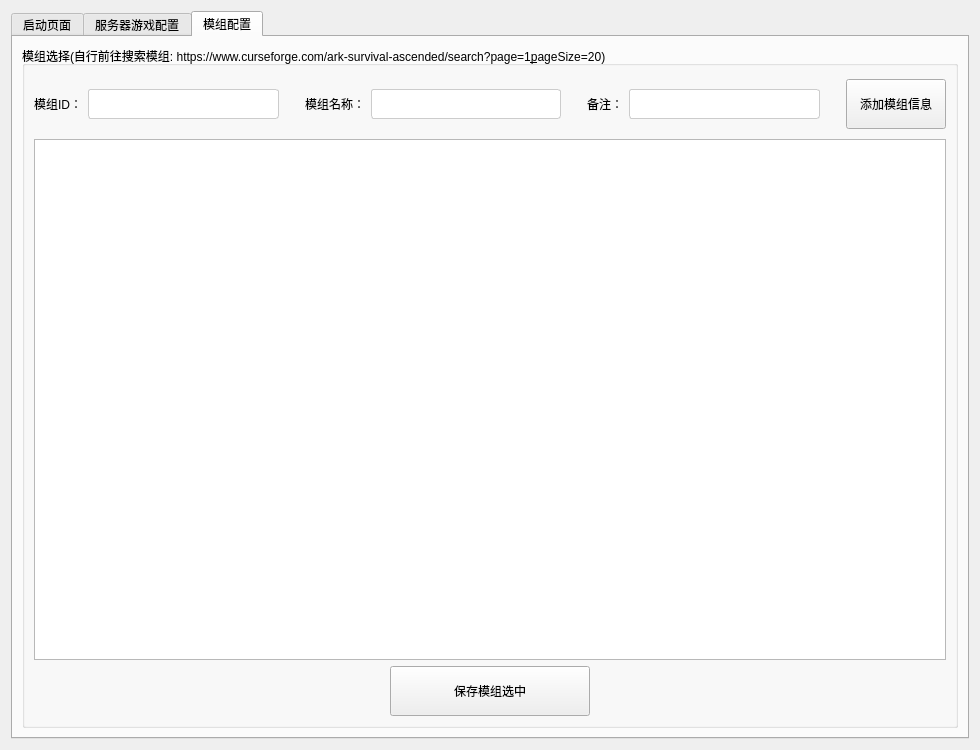
<?xml version="1.0" encoding="UTF-8"?>
<ui version="4.0">
 <class>MainPage</class>
 <widget class="QDialog" name="MainPage">
  <property name="geometry">
   <rect>
    <x>0</x>
    <y>0</y>
    <width>980</width>
    <height>750</height>
   </rect>
  </property>
  <property name="minimumSize">
   <size>
    <width>980</width>
    <height>750</height>
   </size>
  </property>
  <property name="maximumSize">
   <size>
    <width>980</width>
    <height>750</height>
   </size>
  </property>
  <property name="windowTitle">
   <string>ARK ASCENDED - SERVER TOOL</string>
  </property>
  <layout class="QGridLayout" name="gridLayout_3">
   <item row="0" column="0">
    <layout class="QGridLayout" name="gridLayout_2">
     <item row="0" column="0">
      <widget class="QTabWidget" name="tabWidget">
       <property name="currentIndex">
        <number>2</number>
       </property>
       <widget class="QWidget" name="tab">
        <attribute name="title">
         <string>启动页面</string>
        </attribute>
        <layout class="QGridLayout" name="gridLayout">
         <item row="0" column="0">
          <layout class="QVBoxLayout" name="verticalLayout" stretch="4,4,2">
           <item>
            <widget class="QGroupBox" name="groupBox">
             <property name="title">
              <string>启动参数</string>
             </property>
             <layout class="QGridLayout" name="gridLayout_4">
              <item row="0" column="0">
               <layout class="QVBoxLayout" name="verticalLayout_2" stretch="1,0,3,1,3,1,3,1,3,1">
                <property name="spacing">
                 <number>0</number>
                </property>
                <item>
                 <widget class="QLabel" name="label">
                  <property name="text">
                   <string>*Tips: 刚接触，其余配置后续补充</string>
                  </property>
                 </widget>
                </item>
                <item>
                 <widget class="QLabel" name="label_10">
                  <property name="text">
                   <string/>
                  </property>
                 </widget>
                </item>
                <item>
                 <layout class="QHBoxLayout" name="horizontalLayout_6">
                  <item>
                   <widget class="QPushButton" name="pushButton">
                    <property name="minimumSize">
                     <size>
                      <width>0</width>
                      <height>30</height>
                     </size>
                    </property>
                    <property name="text">
                     <string>点击选择服务器根目录</string>
                    </property>
                   </widget>
                  </item>
                  <item>
                   <widget class="QLineEdit" name="lineEdit_3">
                    <property name="minimumSize">
                     <size>
                      <width>132</width>
                      <height>30</height>
                     </size>
                    </property>
                    <property name="styleSheet">
                     <string notr="true">QLineEdit {
    border: 1px solid #ccc;
    border-radius: 3px;
    padding: 5px;
    font-size: 14px;
    min-width: 120px;
    background: white;
}

QLineEdit:focus {
    border: 1px solid #4a90e2;
    outline: none;
}

QLineEdit:hover {
    border: 1px solid #999;
}</string>
                    </property>
                   </widget>
                  </item>
                 </layout>
                </item>
                <item>
                 <widget class="QLabel" name="label_5">
                  <property name="text">
                   <string/>
                  </property>
                 </widget>
                </item>
                <item>
                 <layout class="QHBoxLayout" name="horizontalLayout_3" stretch="2,1,2,0,0,12">
                  <item>
                   <widget class="QCheckBox" name="open_param_be">
                    <property name="text">
                     <string>开启BattlEye</string>
                    </property>
                   </widget>
                  </item>
                  <item>
                   <spacer name="horizontalSpacer_7">
                    <property name="orientation">
                     <enum>Qt::Orientation::Horizontal</enum>
                    </property>
                    <property name="sizeHint" stdset="0">
                     <size>
                      <width>40</width>
                      <height>20</height>
                     </size>
                    </property>
                   </spacer>
                  </item>
                  <item>
                   <widget class="QCheckBox" name="open_param_mods">
                    <property name="text">
                     <string>开启模组</string>
                    </property>
                   </widget>
                  </item>
                  <item>
                   <spacer name="horizontalSpacer_8">
                    <property name="orientation">
                     <enum>Qt::Orientation::Horizontal</enum>
                    </property>
                    <property name="sizeHint" stdset="0">
                     <size>
                      <width>40</width>
                      <height>20</height>
                     </size>
                    </property>
                   </spacer>
                  </item>
                  <item>
                   <widget class="QCheckBox" name="checkBox">
                    <property name="text">
                     <string>多通世界</string>
                    </property>
                   </widget>
                  </item>
                  <item>
                   <spacer name="horizontalSpacer_6">
                    <property name="orientation">
                     <enum>Qt::Orientation::Horizontal</enum>
                    </property>
                    <property name="sizeHint" stdset="0">
                     <size>
                      <width>40</width>
                      <height>20</height>
                     </size>
                    </property>
                   </spacer>
                  </item>
                 </layout>
                </item>
                <item>
                 <widget class="QLabel" name="label_6">
                  <property name="text">
                   <string/>
                  </property>
                 </widget>
                </item>
                <item>
                 <layout class="QHBoxLayout" name="horizontalLayout_5" stretch="1,2,0,1,2,0,0,0,5">
                  <item>
                   <widget class="QLabel" name="label_2">
                    <property name="text">
                     <string>服务器密码：</string>
                    </property>
                    <property name="alignment">
                     <set>Qt::AlignmentFlag::AlignRight|Qt::AlignmentFlag::AlignTrailing|Qt::AlignmentFlag::AlignVCenter</set>
                    </property>
                   </widget>
                  </item>
                  <item>
                   <widget class="QLineEdit" name="lineEdit">
                    <property name="minimumSize">
                     <size>
                      <width>132</width>
                      <height>30</height>
                     </size>
                    </property>
                    <property name="maximumSize">
                     <size>
                      <width>132</width>
                      <height>16777215</height>
                     </size>
                    </property>
                    <property name="styleSheet">
                     <string notr="true">QLineEdit {
    border: 1px solid #ccc;
    border-radius: 3px;
    padding: 5px;
    font-size: 14px;
    min-width: 120px;
    background: white;
}

QLineEdit:focus {
    border: 1px solid #4a90e2;
    outline: none;
}

QLineEdit:hover {
    border: 1px solid #999;
}</string>
                    </property>
                   </widget>
                  </item>
                  <item>
                   <spacer name="verticalSpacer">
                    <property name="orientation">
                     <enum>Qt::Orientation::Vertical</enum>
                    </property>
                    <property name="sizeHint" stdset="0">
                     <size>
                      <width>20</width>
                      <height>40</height>
                     </size>
                    </property>
                   </spacer>
                  </item>
                  <item>
                   <widget class="QLabel" name="label_3">
                    <property name="text">
                     <string>管理员密码：</string>
                    </property>
                    <property name="alignment">
                     <set>Qt::AlignmentFlag::AlignRight|Qt::AlignmentFlag::AlignTrailing|Qt::AlignmentFlag::AlignVCenter</set>
                    </property>
                   </widget>
                  </item>
                  <item>
                   <widget class="QLineEdit" name="lineEdit_2">
                    <property name="minimumSize">
                     <size>
                      <width>132</width>
                      <height>30</height>
                     </size>
                    </property>
                    <property name="maximumSize">
                     <size>
                      <width>132</width>
                      <height>16777215</height>
                     </size>
                    </property>
                    <property name="styleSheet">
                     <string notr="true">QLineEdit {
    border: 1px solid #ccc;
    border-radius: 3px;
    padding: 5px;
    font-size: 14px;
    min-width: 120px;
    background: white;
}

QLineEdit:focus {
    border: 1px solid #4a90e2;
    outline: none;
}

QLineEdit:hover {
    border: 1px solid #999;
}</string>
                    </property>
                   </widget>
                  </item>
                  <item>
                   <spacer name="verticalSpacer_2">
                    <property name="orientation">
                     <enum>Qt::Orientation::Vertical</enum>
                    </property>
                    <property name="sizeHint" stdset="0">
                     <size>
                      <width>20</width>
                      <height>40</height>
                     </size>
                    </property>
                   </spacer>
                  </item>
                  <item>
                   <widget class="QLabel" name="label_4">
                    <property name="text">
                     <string>单地图最大人数：</string>
                    </property>
                    <property name="alignment">
                     <set>Qt::AlignmentFlag::AlignRight|Qt::AlignmentFlag::AlignTrailing|Qt::AlignmentFlag::AlignVCenter</set>
                    </property>
                   </widget>
                  </item>
                  <item>
                   <widget class="QSpinBox" name="spinBox">
                    <property name="styleSheet">
                     <string notr="true">QSpinBox {
    border: 1px solid #ccc;
    border-radius: 3px;
    font-size: 14px;
    min-width: 30px;
    background: white;
}

QSpinBox:focus {
    border: 1px solid #4a90e2;
    outline: none;
}

QSpinBox:hover {
    border: 1px solid #999;
}</string>
                    </property>
                    <property name="maximum">
                     <number>10000</number>
                    </property>
                    <property name="value">
                     <number>30</number>
                    </property>
                   </widget>
                  </item>
                  <item>
                   <spacer name="horizontalSpacer_3">
                    <property name="orientation">
                     <enum>Qt::Orientation::Horizontal</enum>
                    </property>
                    <property name="sizeHint" stdset="0">
                     <size>
                      <width>40</width>
                      <height>20</height>
                     </size>
                    </property>
                   </spacer>
                  </item>
                 </layout>
                </item>
                <item>
                 <widget class="QLabel" name="label_9">
                  <property name="text">
                   <string/>
                  </property>
                 </widget>
                </item>
                <item>
                 <layout class="QHBoxLayout" name="horizontalLayout_7">
                  <item>
                   <widget class="QLabel" name="label_7">
                    <property name="text">
                     <string>多通存档ID：</string>
                    </property>
                   </widget>
                  </item>
                  <item>
                   <widget class="QLineEdit" name="lineEdit_4">
                    <property name="minimumSize">
                     <size>
                      <width>132</width>
                      <height>0</height>
                     </size>
                    </property>
                    <property name="maximumSize">
                     <size>
                      <width>132</width>
                      <height>16777215</height>
                     </size>
                    </property>
                    <property name="styleSheet">
                     <string notr="true">QLineEdit {
    border: 1px solid #ccc;
    border-radius: 3px;
    padding: 5px;
    font-size: 14px;
    min-width: 120px;
    background: white;
}

QLineEdit:focus {
    border: 1px solid #4a90e2;
    outline: none;
}

QLineEdit:hover {
    border: 1px solid #999;
}</string>
                    </property>
                    <property name="placeholderText">
                     <string>唯一ID</string>
                    </property>
                   </widget>
                  </item>
                  <item>
                   <widget class="QPushButton" name="pushButton_2">
                    <property name="maximumSize">
                     <size>
                      <width>30</width>
                      <height>30</height>
                     </size>
                    </property>
                    <property name="text">
                     <string>?</string>
                    </property>
                   </widget>
                  </item>
                  <item>
                   <spacer name="verticalSpacer_3">
                    <property name="orientation">
                     <enum>Qt::Orientation::Vertical</enum>
                    </property>
                    <property name="sizeHint" stdset="0">
                     <size>
                      <width>20</width>
                      <height>40</height>
                     </size>
                    </property>
                   </spacer>
                  </item>
                  <item>
                   <widget class="QLabel" name="label_8">
                    <property name="text">
                     <string>多通数据路径：</string>
                    </property>
                   </widget>
                  </item>
                  <item>
                   <widget class="QLineEdit" name="lineEdit_5">
                    <property name="maximumSize">
                     <size>
                      <width>132</width>
                      <height>16777215</height>
                     </size>
                    </property>
                    <property name="styleSheet">
                     <string notr="true">QLineEdit {
    border: 1px solid #ccc;
    border-radius: 3px;
    padding: 5px;
    font-size: 14px;
    min-width: 120px;
    background: white;
}

QLineEdit:focus {
    border: 1px solid #4a90e2;
    outline: none;
}

QLineEdit:hover {
    border: 1px solid #999;
}
</string>
                    </property>
                    <property name="placeholderText">
                     <string>数据上下载路径</string>
                    </property>
                   </widget>
                  </item>
                  <item>
                   <widget class="QPushButton" name="pushButton_3">
                    <property name="maximumSize">
                     <size>
                      <width>30</width>
                      <height>30</height>
                     </size>
                    </property>
                    <property name="text">
                     <string>?</string>
                    </property>
                   </widget>
                  </item>
                  <item>
                   <spacer name="horizontalSpacer_9">
                    <property name="orientation">
                     <enum>Qt::Orientation::Horizontal</enum>
                    </property>
                    <property name="sizeHint" stdset="0">
                     <size>
                      <width>40</width>
                      <height>20</height>
                     </size>
                    </property>
                   </spacer>
                  </item>
                 </layout>
                </item>
                <item>
                 <spacer name="horizontalSpacer_4">
                  <property name="orientation">
                   <enum>Qt::Orientation::Horizontal</enum>
                  </property>
                  <property name="sizeHint" stdset="0">
                   <size>
                    <width>40</width>
                    <height>20</height>
                   </size>
                  </property>
                 </spacer>
                </item>
               </layout>
              </item>
             </layout>
            </widget>
           </item>
           <item>
            <widget class="QGroupBox" name="groupBox_2">
             <property name="title">
              <string>多通世界设置</string>
             </property>
             <layout class="QGridLayout" name="gridLayout_5">
              <item row="0" column="0">
               <layout class="QVBoxLayout" name="verticalLayout_3" stretch="8,2">
                <item>
                 <widget class="QTableWidget" name="tableWidget"/>
                </item>
                <item>
                 <layout class="QHBoxLayout" name="horizontalLayout_8">
                  <item>
                   <layout class="QHBoxLayout" name="horizontalLayout_9">
                    <item>
                     <widget class="QPushButton" name="pushButton_4">
                      <property name="text">
                       <string>删除选中</string>
                      </property>
                     </widget>
                    </item>
                    <item>
                     <widget class="QPushButton" name="pushButton_5">
                      <property name="text">
                       <string>保存修改</string>
                      </property>
                     </widget>
                    </item>
                    <item>
                     <widget class="QPushButton" name="pushButton_6">
                      <property name="text">
                       <string>添加新世界配置</string>
                      </property>
                     </widget>
                    </item>
                    <item>
                     <spacer name="horizontalSpacer_5">
                      <property name="orientation">
                       <enum>Qt::Orientation::Horizontal</enum>
                      </property>
                      <property name="sizeHint" stdset="0">
                       <size>
                        <width>40</width>
                        <height>20</height>
                       </size>
                      </property>
                     </spacer>
                    </item>
                   </layout>
                  </item>
                 </layout>
                </item>
               </layout>
              </item>
             </layout>
            </widget>
           </item>
           <item>
            <layout class="QHBoxLayout" name="horizontalLayout">
             <item>
              <spacer name="horizontalSpacer">
               <property name="orientation">
                <enum>Qt::Orientation::Horizontal</enum>
               </property>
               <property name="sizeHint" stdset="0">
                <size>
                 <width>40</width>
                 <height>20</height>
                </size>
               </property>
              </spacer>
             </item>
             <item>
              <widget class="QPushButton" name="run_button">
               <property name="minimumSize">
                <size>
                 <width>200</width>
                 <height>50</height>
                </size>
               </property>
               <property name="text">
                <string>启动</string>
               </property>
              </widget>
             </item>
             <item>
              <spacer name="horizontalSpacer_2">
               <property name="orientation">
                <enum>Qt::Orientation::Horizontal</enum>
               </property>
               <property name="sizeHint" stdset="0">
                <size>
                 <width>40</width>
                 <height>20</height>
                </size>
               </property>
              </spacer>
             </item>
            </layout>
           </item>
          </layout>
         </item>
        </layout>
       </widget>
       <widget class="QWidget" name="tab_2">
        <attribute name="title">
         <string>服务器游戏配置</string>
        </attribute>
        <layout class="QGridLayout" name="gridLayout_6">
         <item row="0" column="0">
          <layout class="QVBoxLayout" name="verticalLayout_4" stretch="5">
           <item>
            <widget class="QGroupBox" name="groupBox_3">
             <property name="title">
              <string>多配置设定(设定部分项，未在此配置的项将使用游戏的默认设定)</string>
             </property>
             <layout class="QGridLayout" name="gridLayout_7">
              <item row="0" column="0">
               <layout class="QVBoxLayout" name="verticalLayout_5" stretch="1,1,30,2,1">
                <item>
                 <layout class="QHBoxLayout" name="horizontalLayout_11" stretch="1,3,9">
                  <item>
                   <widget class="QLabel" name="label_11">
                    <property name="text">
                     <string>选择配置:</string>
                    </property>
                    <property name="alignment">
                     <set>Qt::AlignmentFlag::AlignRight|Qt::AlignmentFlag::AlignTrailing|Qt::AlignmentFlag::AlignVCenter</set>
                    </property>
                   </widget>
                  </item>
                  <item>
                   <widget class="QComboBox" name="comboBox"/>
                  </item>
                  <item>
                   <spacer name="horizontalSpacer_10">
                    <property name="orientation">
                     <enum>Qt::Orientation::Horizontal</enum>
                    </property>
                    <property name="sizeHint" stdset="0">
                     <size>
                      <width>40</width>
                      <height>20</height>
                     </size>
                    </property>
                   </spacer>
                  </item>
                 </layout>
                </item>
                <item>
                 <layout class="QHBoxLayout" name="horizontalLayout_12">
                  <item>
                   <widget class="QPushButton" name="pushButton_7">
                    <property name="text">
                     <string>新增默认配置</string>
                    </property>
                   </widget>
                  </item>
                  <item>
                   <widget class="QPushButton" name="pushButton_8">
                    <property name="text">
                     <string>保存</string>
                    </property>
                   </widget>
                  </item>
                  <item>
                   <widget class="QPushButton" name="pushButton_9">
                    <property name="text">
                     <string>导入配置</string>
                    </property>
                   </widget>
                  </item>
                  <item>
                   <spacer name="horizontalSpacer_12">
                    <property name="orientation">
                     <enum>Qt::Orientation::Horizontal</enum>
                    </property>
                    <property name="sizeHint" stdset="0">
                     <size>
                      <width>40</width>
                      <height>20</height>
                     </size>
                    </property>
                   </spacer>
                  </item>
                 </layout>
                </item>
                <item>
                 <widget class="QTableView" name="tableView"/>
                </item>
                <item>
                 <layout class="QHBoxLayout" name="horizontalLayout_13">
                  <item>
                   <layout class="QHBoxLayout" name="horizontalLayout_14">
                    <item>
                     <widget class="QPushButton" name="pushButton_10">
                      <property name="text">
                       <string>新增一行</string>
                      </property>
                     </widget>
                    </item>
                    <item>
                     <widget class="QPushButton" name="pushButton_11">
                      <property name="text">
                       <string>删除行</string>
                      </property>
                     </widget>
                    </item>
                    <item>
                     <spacer name="horizontalSpacer_11">
                      <property name="orientation">
                       <enum>Qt::Orientation::Horizontal</enum>
                      </property>
                      <property name="sizeHint" stdset="0">
                       <size>
                        <width>40</width>
                        <height>20</height>
                       </size>
                      </property>
                     </spacer>
                    </item>
                   </layout>
                  </item>
                 </layout>
                </item>
                <item>
                 <spacer name="verticalSpacer_4">
                  <property name="orientation">
                   <enum>Qt::Orientation::Vertical</enum>
                  </property>
                  <property name="sizeHint" stdset="0">
                   <size>
                    <width>20</width>
                    <height>40</height>
                   </size>
                  </property>
                 </spacer>
                </item>
               </layout>
              </item>
             </layout>
            </widget>
           </item>
          </layout>
         </item>
        </layout>
       </widget>
       <widget class="QWidget" name="tab_3">
        <attribute name="title">
         <string>模组配置</string>
        </attribute>
        <layout class="QGridLayout" name="gridLayout_8">
         <item row="0" column="0">
          <widget class="QGroupBox" name="groupBox_4">
           <property name="title">
            <string>模组选择(自行前往搜索模组: https://www.curseforge.com/ark-survival-ascended/search?page=1&amp;pageSize=20)</string>
           </property>
           <layout class="QGridLayout" name="gridLayout_9" rowstretch="1,9,1">
            <item row="2" column="0">
             <layout class="QHBoxLayout" name="horizontalLayout_17">
              <item>
               <spacer name="horizontalSpacer_14">
                <property name="orientation">
                 <enum>Qt::Orientation::Horizontal</enum>
                </property>
                <property name="sizeHint" stdset="0">
                 <size>
                  <width>40</width>
                  <height>20</height>
                 </size>
                </property>
               </spacer>
              </item>
              <item>
               <widget class="QPushButton" name="save_mods_button">
                <property name="minimumSize">
                 <size>
                  <width>200</width>
                  <height>50</height>
                 </size>
                </property>
                <property name="text">
                 <string>保存模组选中</string>
                </property>
               </widget>
              </item>
              <item>
               <spacer name="horizontalSpacer_15">
                <property name="orientation">
                 <enum>Qt::Orientation::Horizontal</enum>
                </property>
                <property name="sizeHint" stdset="0">
                 <size>
                  <width>40</width>
                  <height>20</height>
                 </size>
                </property>
               </spacer>
              </item>
             </layout>
            </item>
            <item row="1" column="0">
             <widget class="QTableWidget" name="mods_show_table"/>
            </item>
            <item row="0" column="0">
             <layout class="QHBoxLayout" name="horizontalLayout_15">
              <item>
               <layout class="QHBoxLayout" name="horizontalLayout_16">
                <item>
                 <widget class="QLabel" name="label_12">
                  <property name="text">
                   <string>模组ID：</string>
                  </property>
                  <property name="alignment">
                   <set>Qt::AlignmentFlag::AlignRight|Qt::AlignmentFlag::AlignTrailing|Qt::AlignmentFlag::AlignVCenter</set>
                  </property>
                 </widget>
                </item>
                <item>
                 <widget class="QLineEdit" name="mods_id">
                  <property name="styleSheet">
                   <string notr="true">QLineEdit {
    border: 1px solid #ccc;
    border-radius: 3px;
    padding: 5px;
    font-size: 14px;
    min-width: 120px;
    background: white;
}

QLineEdit:focus {
    border: 1px solid #4a90e2;
    outline: none;
}

QLineEdit:hover {
    border: 1px solid #999;
}</string>
                  </property>
                 </widget>
                </item>
                <item>
                 <spacer name="verticalSpacer_6">
                  <property name="orientation">
                   <enum>Qt::Orientation::Vertical</enum>
                  </property>
                  <property name="sizeHint" stdset="0">
                   <size>
                    <width>20</width>
                    <height>40</height>
                   </size>
                  </property>
                 </spacer>
                </item>
                <item>
                 <widget class="QLabel" name="label_13">
                  <property name="text">
                   <string>模组名称：</string>
                  </property>
                  <property name="alignment">
                   <set>Qt::AlignmentFlag::AlignRight|Qt::AlignmentFlag::AlignTrailing|Qt::AlignmentFlag::AlignVCenter</set>
                  </property>
                 </widget>
                </item>
                <item>
                 <widget class="QLineEdit" name="mods_name">
                  <property name="styleSheet">
                   <string notr="true">QLineEdit {
    border: 1px solid #ccc;
    border-radius: 3px;
    padding: 5px;
    font-size: 14px;
    min-width: 120px;
    background: white;
}

QLineEdit:focus {
    border: 1px solid #4a90e2;
    outline: none;
}

QLineEdit:hover {
    border: 1px solid #999;
}</string>
                  </property>
                 </widget>
                </item>
                <item>
                 <spacer name="verticalSpacer_7">
                  <property name="orientation">
                   <enum>Qt::Orientation::Vertical</enum>
                  </property>
                  <property name="sizeHint" stdset="0">
                   <size>
                    <width>20</width>
                    <height>40</height>
                   </size>
                  </property>
                 </spacer>
                </item>
                <item>
                 <widget class="QLabel" name="label_14">
                  <property name="text">
                   <string>备注：</string>
                  </property>
                  <property name="alignment">
                   <set>Qt::AlignmentFlag::AlignRight|Qt::AlignmentFlag::AlignTrailing|Qt::AlignmentFlag::AlignVCenter</set>
                  </property>
                 </widget>
                </item>
                <item>
                 <widget class="QLineEdit" name="mods_bak">
                  <property name="styleSheet">
                   <string notr="true">QLineEdit {
    border: 1px solid #ccc;
    border-radius: 3px;
    padding: 5px;
    font-size: 14px;
    min-width: 120px;
    background: white;
}

QLineEdit:focus {
    border: 1px solid #4a90e2;
    outline: none;
}

QLineEdit:hover {
    border: 1px solid #999;
}</string>
                  </property>
                 </widget>
                </item>
                <item>
                 <spacer name="verticalSpacer_8">
                  <property name="orientation">
                   <enum>Qt::Orientation::Vertical</enum>
                  </property>
                  <property name="sizeHint" stdset="0">
                   <size>
                    <width>20</width>
                    <height>40</height>
                   </size>
                  </property>
                 </spacer>
                </item>
                <item>
                 <widget class="QPushButton" name="add_mods_button">
                  <property name="minimumSize">
                   <size>
                    <width>100</width>
                    <height>50</height>
                   </size>
                  </property>
                  <property name="text">
                   <string>添加模组信息</string>
                  </property>
                 </widget>
                </item>
               </layout>
              </item>
             </layout>
            </item>
           </layout>
          </widget>
         </item>
        </layout>
       </widget>
      </widget>
     </item>
    </layout>
   </item>
  </layout>
 </widget>
 <resources/>
 <connections/>
</ui>
